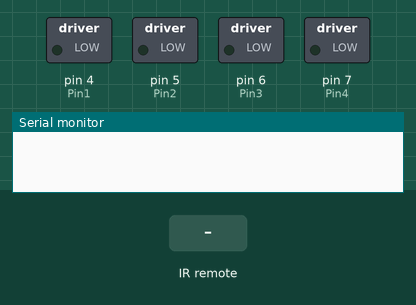
Recording of a sketch running on a simulated Arduino Uno, built with avr-gcc and run on an emulated ATmega328P. Shown: switched loads named in the sketch (green lamp = pin HIGH), the last lines printed to the serial monitor. Inputs (shaded band) come from the test bench.

Above: at 1.2 s.
1.3 s: infrared code 0x100 received
At 2.7 s:
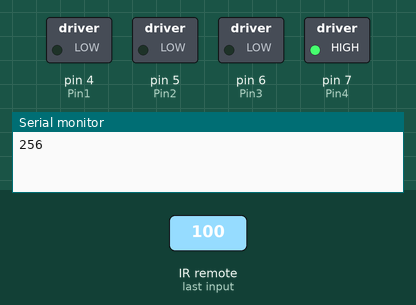
4.3 s: infrared code 0x100 received
At 4.89 s:
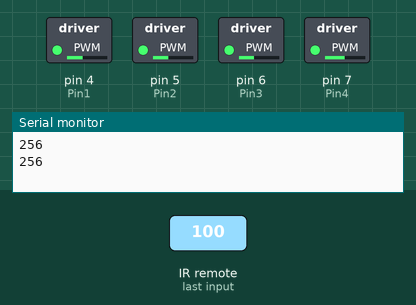
Timing chart, 0 to 7.3 s (numbered marks = the images above; inputs shaded):
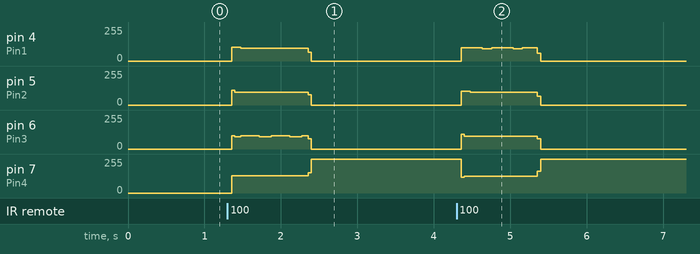

The sketch:

modulenhan.ino
```cpp
//joystick + buoc
#include <IRremote.h>
//**
int Pin1 = 4;
int Pin2 = 5;
int Pin3 = 6;
int Pin4 = 7;
int motorspeed = 0; //Tốc độ của motor
boolean direction = false;// false=ngược chiều kim đồng hồ, true=cùng chiều kim đồng hồ
void step_1()
{
  digitalWrite(Pin1, LOW);
  digitalWrite(Pin2, LOW);
  digitalWrite(Pin3, LOW);
  digitalWrite(Pin4, HIGH);
  delay(motorspeed);
}

void step_2()
{
  digitalWrite(Pin1, LOW);
  digitalWrite(Pin2, LOW);
  digitalWrite(Pin3, HIGH);
  digitalWrite(Pin4, HIGH);
  delay(motorspeed);

}

void step_3()
{
  digitalWrite(Pin1, LOW);
  digitalWrite(Pin2, LOW);
  digitalWrite(Pin3, HIGH);
  digitalWrite(Pin4, LOW);
  delay(motorspeed);
}

void step_4()
{
  digitalWrite(Pin1, LOW);
  digitalWrite(Pin2, HIGH);
  digitalWrite(Pin3, HIGH);
  digitalWrite(Pin4, LOW);
  delay(motorspeed);
}

void step_5()
{
  digitalWrite(Pin1, LOW);
  digitalWrite(Pin2, HIGH);
  digitalWrite(Pin3, LOW);
  digitalWrite(Pin4, LOW);
  delay(motorspeed);
}

void step_6()
{
  digitalWrite(Pin1, HIGH);
  digitalWrite(Pin2, HIGH);
  digitalWrite(Pin3, LOW);
  digitalWrite(Pin4, LOW);
  delay(motorspeed);
}

void step_7()
{
  digitalWrite(Pin1, HIGH);
  digitalWrite(Pin2, LOW);
  digitalWrite(Pin3, LOW);
  digitalWrite(Pin4, HIGH);
  delay(motorspeed);
}

void step_8()
{
  digitalWrite(Pin1, HIGH);
  digitalWrite(Pin2, LOW);
  digitalWrite(Pin3, LOW);
  digitalWrite(Pin4, HIGH);
  delay(motorspeed);
}

void thuan_chieu_rotating()   //Xoay động cơ thuận chiều kim đồng hồ
{
  step_1();
  step_2();
  step_3();
  step_4();
  step_5();
  step_6();
  step_7();
  step_8();
}

void nguoc_chieu_rotating() //Xoay động cơ ngược chiều kim đồng hồ
{
  step_8();
  step_7();
  step_6();
  step_5();
  step_4();
  step_3();
  step_2();
  step_1();
}

void speed_changing(int value)  //Thay đổi tốc độ của động cơ
{
  motorspeed = value/120 + 1;
}

void direction_changing()   //Thay đổi hướng quay của động cơ
{
  if (direction == true){
    direction = false;
  }
  else{
    direction = true;
  }
}
//**
const int RECV_Pin = 2;
IRrecv irrecv(RECV_Pin);
decode_results results;

void setup() {
  //**
  pinMode(Pin1, OUTPUT);
  pinMode(Pin2, OUTPUT);
  pinMode(Pin3, OUTPUT);
  pinMode(Pin4, OUTPUT);
  //**
  Serial.begin(9600);
  irrecv.enableIRIn();
}

void loop() {
  if(irrecv.decode(&results)){
    if(results.bits > 0){
      int state;
      Serial.println(results.value);
      speed_changing(0);
      if(results.value == 0x100){
        //**
        for (int i=0; i<128; i++) {
          nguoc_chieu_rotating();
        }
        delay(1000);
        //**
      }
      else {
        //**
        for (int i=0; i<128; i++){
          thuan_chieu_rotating();
        }
        delay(1000);
        //**
      }
    }
    irrecv.resume();
  }
}
```

Measured:
- after the input at 1.3 s, pin 4 (Pin1): 0/255 → 103/255 after 0.05 s, → 96/255 0.12 s later, → 0/255 0.88 s later; pin 5 (Pin2): 0/255 → 94/255 after 0.05 s, → 0/255 1.0 s later; pin 7 (Pin4): 0/255 → 130/255 after 0.05 s, → 255/255 1.0 s later
- after the input at 4.3 s, pin 4 (Pin1): 0/255 → 98/255 after 0.06 s, → 92/255 0.28 s later, → 98/255 0.12 s later, → 92/255 0.28 s later, … (6 changes in this stretch); pin 5 (Pin2): 0/255 → 103/255 after 0.06 s, → 96/255 0.12 s later, → 0/255 0.88 s later
